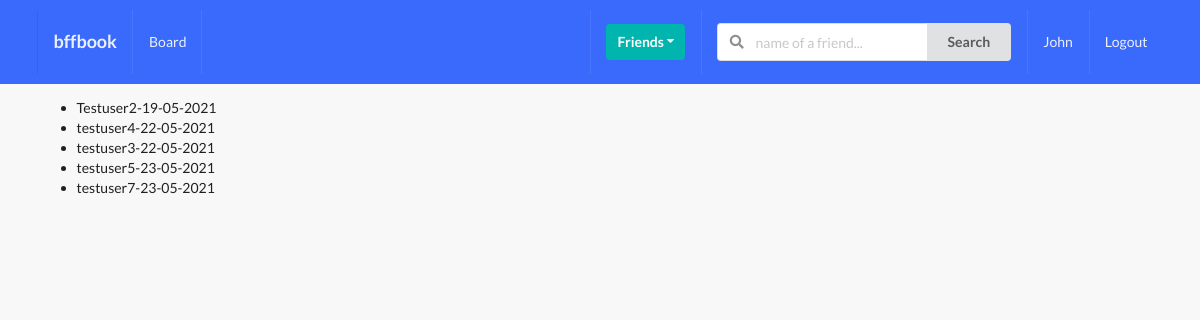
Page /profiles/to-invite/ (signed in) on the earlier database version.
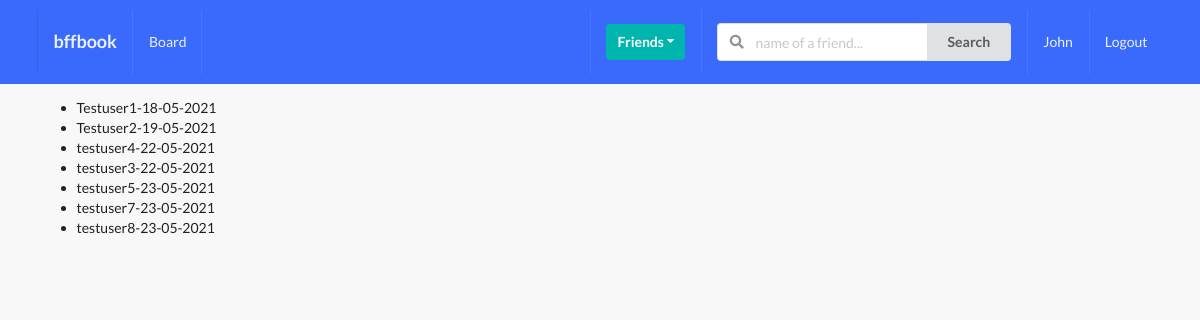
Same page on the later database version.
### profiles/models.py (models this page shows, shortened)
class Profile(models.Model):
    first_name = models.CharField(max_length=200, blank=True)
    last_name = models.CharField(max_length=200, blank=True)
    user = models.OneToOneField(User, on_delete=models.CASCADE)
    bio = models.TextField(default="No bio...", max_length=300)
    email = models.EmailField(max_length=200, blank=True)
    country = models.CharField(max_length=200, blank=True)
    avatar = models.ImageField(default='avatar.png', upload_to='avatars/')
    friends = models.ManyToManyField(User, blank=True, related_name='friends')
    slug = models.SlugField(unique=True, blank=True)
    updated = models.DateTimeField(auto_now=True)
    created = models.DateTimeField(auto_now_add=True)
    objects = ProfileManager()
    def __str__(self):
        return f"{self.user.username}-{self.created.strftime('%d-%m-%Y')}"
    __initial_first_name = None
    __initail_last_name = None
    def __init__(self, *args, **kwargs):
        super().__init__(*args, **kwargs)
        self.__initial_first_name = self.first_name
        self.__initial_last_name = self.last_name

### profiles/views.py (the view)
# urls.py: path('to-invite/', invites_profiles_list_view, name='invite-profiles-view'),
@login_required
def invites_profiles_list_view(request):
    user=request.user
    qs = Profile.objects.get_all_profiles_to_invite(user)
    context = {'qs': qs}
    return render(request, 'profiles/to_invite_list.html', context)

### profiles/models.py (called while the page is built)
    def get_all_profiles_to_invite(self, sender):
        profiles = Profile.objects.all().exclude(user=sender)
        profile = Profile.objects.get(user=sender)
        qs = Relationship.objects.filter(Q(sender=profile) | Q(receiver=profile))
        accepted = set([])
        for rel in qs:
            if rel.status == 'accepted':
                accepted.add(rel.receiver)
                accepted.add(rel.sender)
        print(accepted)
        available = [profile for profile in profiles if profile not in accepted]
        print(available)
        return available

### profiles/templates/profiles/to_invite_list.html (shortened to what this page needs)
{% extends 'base.html' %}
{% block content %}
    <ul>
        {% for item in qs %}
            <li>{{ item }}</li>
        {% endfor %}
    </ul>
{% endblock content %}

Differences in the rows shown:
now on this page (row edited): Profile: user+created "Testuser1-18-05-2021"
added Profile: user+created "testuser8-23-05-2021"
